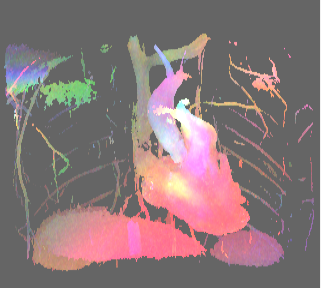
%> input picture data/mrFlowVelocity.png, 321 x 288 px
$ octave --eval "run_Fusion;"   (GNU Octave 9; MATLAB toolbox functions it lacks are replaced by stand-ins)
%> lines starting %> are read from the running program, lines starting %| are printed output that depends on the picture; long printed decimals are rounded
### loadData.m

function [colorImg,monochromeImg] = loadData( dataDir, datacase )
%> called with dataDir = './data/', datacase = 1
  % [colorImg,monochromeImg] = loadData( dataDir, datacase )
  %
  % Written by Nicholas Dwork - Copyright 2016
  %
  % This software is offered under the GNU General Public License 3.0.  It
  % is offered without any warranty expressed or implied, including the
  % implied warranties of merchantability or fitness for a particular
  % purpose.

  switch datacase
    case 1
      colorImg = imread([dataDir,'/mrFlowVelocity.png']);
%> colorImg is the input picture: size 288x321x3 uint8; mean R, G, B 136.8, 118.3, 120.6
      monochromeImg = imread([dataDir,'mrFlowAnatomy.png']);
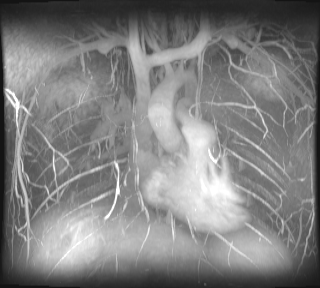
%> input picture data/mrFlowAnatomy.png, 320 x 288 px
%> monochromeImg is the input picture: size 288x320x3 uint8; min 20, max 255, mean 127.5
      colorImg = double( colorImg(:,1:320,:) ) / 255.;
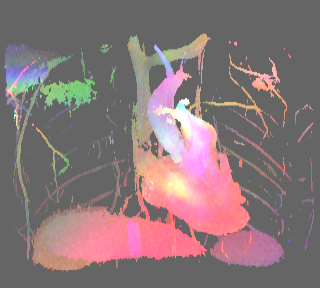
%> colorImg: size 288x320x3 double; mean R, G, B 0.535, 0.463, 0.471
      monochromeImg = double( rgb2gray( monochromeImg ) ) / 255.;
%> monochromeImg: size 288x320 double

    case 2
      colorImg = imread([dataDir,'/tissueCancerBLC.png']);
      monochromeImg = imread([dataDir,'/tissueCancerWLC.png']);
      colorImg = double( colorImg ) / 255.;
      monochromeImg = double( monochromeImg ) / 255.;
  end

end

### alphaBlend.m

function out = alphaBlend( colorImg, monochromeImg, alpha )
  % out = alphaBlend( colorImg, monochromeImg, alpha )
  %
  % Written by Nicholas Dwork - Copyright 2016
  %
  % This software is offered under the GNU General Public License 3.0.  It
  % is offered without any warranty expressed or implied, including the
  % implied warranties of merchantability or fitness for a particular
  % purpose.

  if nargin < 3
    alpha = 0.5;
  end

  out = alpha * colorImg + (1-alpha) * repmat(monochromeImg,[1 1 3]);
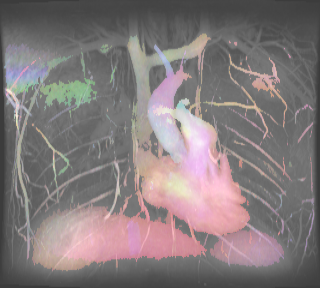
%> out: size 288x320x3 double; mean R, G, B 0.518, 0.481, 0.486
end

### calcErgasMetric.m

function ergas = calcErgasMetric( color, monochrome, fused, varargin )
  % ergas = calcErgasMetric( color, monochrome, fused [, 'h', h, 'l', l ] )
  %
  % Written by Nicholas Dwork - Copyright 2016
  %
  % This software is offered under the GNU General Public License 3.0.  It
  % is offered without any warranty expressed or implied, including the
  % implied warranties of merchantability or fitness for a particular
  % purpose.

  defaultH = 1;
  defaultL = 1;
  p = inputParser;
  p.addParameter( 'h', defaultH );
  p.addParameter( 'l', defaultL );
  p.parse( varargin{:} );
  h = p.Results.h;
  l = p.Results.l;

  sImg = size( fused );
%> sImg = [288 320 3]
  nPix = sImg(1)*sImg(2);
%> nPix = 92160
  redMSE = norm( color(:,:,1) - fused(:,:,1), 2 ) / nPix;
%> redMSE = 0.000156
  greenMSE = norm( color(:,:,2) - fused(:,:,2), 2 ) / nPix;
%> greenMSE = 0.000207
  blueMSE = norm( color(:,:,3) - fused(:,:,3), 2 ) / nPix;
%> blueMSE = 0.000189
  monMSE = norm( monochrome - mean(fused,3), 2 ) / nPix;
%> monMSE = 0.000161

  tmpRed = color(:,:,1);    meanRed = mean( tmpRed(:) );
%> after `tmpRed = color(:,:,1)`:
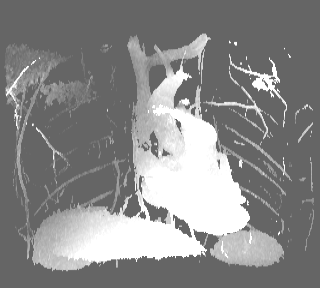
%> tmpRed: size 288x320 double; min 0.396, max 1, mean 0.535
%> after `meanRed = mean( tmpRed(:) )`: meanRed = 0.535
  tmpGreen = color(:,:,2);  meanGreen = mean( tmpGreen(:) );
%> after `tmpGreen = color(:,:,2)`:
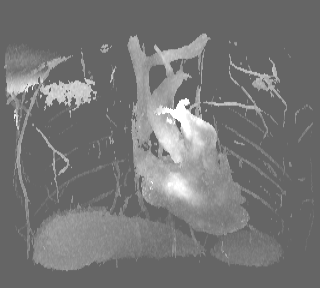
%> tmpGreen: size 288x320 double; min 0.396, max 1, mean 0.463
%> after `meanGreen = mean( tmpGreen(:) )`: meanGreen = 0.463
  tmpBlue = color(:,:,3);   meanBlue = mean( tmpBlue(:) );
%> after `tmpBlue = color(:,:,3)`:
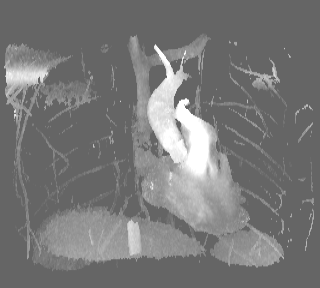
%> tmpBlue: size 288x320 double; min 0.396, max 1, mean 0.471
%> after `meanBlue = mean( tmpBlue(:) )`: meanBlue = 0.471
  meanMon = mean( monochrome(:) );
%> meanMon = 0.5

  ergas = 100*h/l * sqrt( 0.25 * ( ...
    (redMSE/meanRed)^2 + (greenMSE/meanGreen)^2 + (blueMSE/meanBlue)^2 + ...
    (monMSE/meanMon)^2 ) );
%> ergas = 0.037

end

### run_Fusion.m
% Written by Nicholas Dwork - Copyright 2016
%
% This software is offered under the GNU General Public License 3.0.  It
% is offered without any warranty expressed or implied, including the
% implied warranties of merchantability or fitness for a particular
% purpose.


function run_Fusion
  close all; clear; rng(1);
  addpath( genpath('.') );

  dataDir = './data/';
  datacase = 1;
  gamma = 5;

  [colorImg,monochromeImg] = loadData( dataDir, datacase );

  tic
  fused = alphaBlend( colorImg, monochromeImg );
  % [4 lines of commented-out code are left out]
  timeTaken = toc;
  disp(['Time taken: ', num2str(timeTaken), ' (s)']);

  ergas = calcErgasMetric( colorImg, monochromeImg, fused );
%> ergas = 0.037
  disp(['ERGAS metric: ', num2str(ergas)]);
%| ERGAS metric: 0.03704
  disp([ 'Image size: ', num2str(size(monochromeImg)) ]);
%| Image size: 288  320

  sizeScale = 2;
  figure; imshow( imresize(uint8(monochromeImg*255), sizeScale, 'nearest') );
  title('monochrome')
  figure; imshow( imresize(uint8(colorImg*255), sizeScale, 'nearest') );
%> after `imshow( imresize(uint8(colorImg*255), sizeScale, 'nearest') )`:
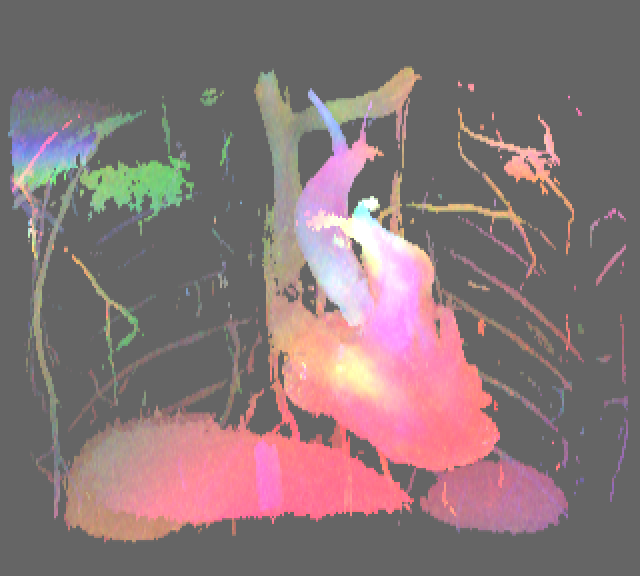
%> displayed picture: size 576x640x3, on the screen's scale of 0 to 255; mean R, G, B 136.5, 118, 120.2
  title('color')
  figure; imshow( imresize(uint8(fused*255), sizeScale, 'nearest') );
  title('fused')

end
